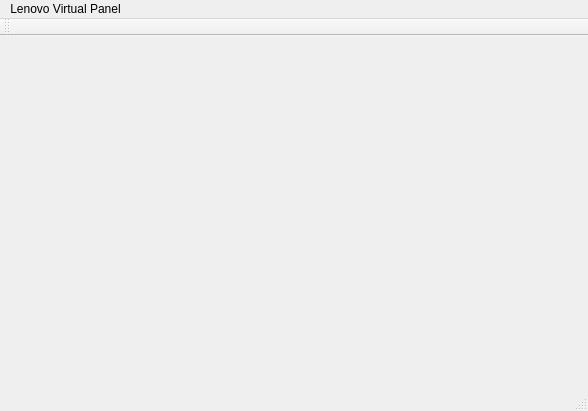
<?xml version="1.0" encoding="UTF-8"?>
<ui version="4.0">
 <class>MainWindow</class>
 <widget class="QMainWindow" name="MainWindow">
  <property name="geometry">
   <rect>
    <x>0</x>
    <y>0</y>
    <width>588</width>
    <height>411</height>
   </rect>
  </property>
  <property name="windowTitle">
   <string>MainWindow</string>
  </property>
  <widget class="QWidget" name="centralWidget"/>
  <widget class="QMenuBar" name="menuBar">
   <property name="geometry">
    <rect>
     <x>0</x>
     <y>0</y>
     <width>588</width>
     <height>28</height>
    </rect>
   </property>
   <widget class="QMenu" name="menuLenovo_Virtual_Panel">
    <property name="title">
     <string>Lenovo Virtual Panel</string>
    </property>
    <addaction name="actionExit_Lenovo_Virtual_Panel"/>
   </widget>
   <addaction name="menuLenovo_Virtual_Panel"/>
  </widget>
  <widget class="QToolBar" name="mainToolBar">
   <attribute name="toolBarArea">
    <enum>TopToolBarArea</enum>
   </attribute>
   <attribute name="toolBarBreak">
    <bool>false</bool>
   </attribute>
  </widget>
  <widget class="QStatusBar" name="statusBar"/>
  <action name="actionExit_Lenovo_Virtual_Panel">
   <property name="text">
    <string>Exit Lenovo Virtual Panel</string>
   </property>
   <property name="shortcut">
    <string>Ctrl+Q</string>
   </property>
  </action>
 </widget>
 <layoutdefault spacing="6" margin="11"/>
 <resources/>
 <connections/>
</ui>
